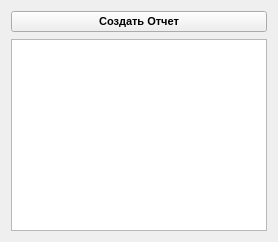
      <widget class="QWidget" name="tabReport">
       <attribute name="title">
        <string>Отчет</string>
       </attribute>
       <layout class="QHBoxLayout" name="horizontalLayout_2">
        <property name="spacing">
         <number>0</number>
        </property>
        <item>
         <widget class="QWidget" name="pageReportContainer" native="true">
          <layout class="QVBoxLayout" name="verticalLayout_7">
           <property name="spacing">
            <number>0</number>
           </property>
           <property name="leftMargin">
            <number>0</number>
           </property>
           <property name="topMargin">
            <number>0</number>
           </property>
           <property name="rightMargin">
            <number>0</number>
           </property>
           <property name="bottomMargin">
            <number>0</number>
           </property>
           <item>
            <widget class="QWidget" name="pageReportSubContainer" native="true">
             <layout class="QVBoxLayout" name="verticalLayout_41">
              <property name="spacing">
               <number>0</number>
              </property>
              <property name="leftMargin">
               <number>0</number>
              </property>
              <property name="topMargin">
               <number>0</number>
              </property>
              <property name="rightMargin">
               <number>0</number>
              </property>
              <property name="bottomMargin">
               <number>0</number>
              </property>
              <item>
               <widget class="QFrame" name="reportBody">
                <property name="frameShape">
                 <enum>QFrame::NoFrame</enum>
                </property>
                <property name="frameShadow">
                 <enum>QFrame::Raised</enum>
                </property>
                <layout class="QVBoxLayout" name="verticalLayout_42">
                 <property name="spacing">
                  <number>7</number>
                 </property>
                 <property name="leftMargin">
                  <number>0</number>
                 </property>
                 <property name="topMargin">
                  <number>0</number>
                 </property>
                 <property name="rightMargin">
                  <number>0</number>
                 </property>
                 <property name="bottomMargin">
                  <number>0</number>
                 </property>
                 <item>
                  <widget class="QPushButton" name="buttonReportCreate">
                   <property name="sizePolicy">
                    <sizepolicy hsizetype="Minimum" vsizetype="Fixed">
                     <horstretch>0</horstretch>
                     <verstretch>0</verstretch>
                    </sizepolicy>
                   </property>
                   <property name="minimumSize">
                    <size>
                     <width>0</width>
                     <height>0</height>
                    </size>
                   </property>
                   <property name="font">
                    <font>
                     <pointsize>8</pointsize>
                     <weight>75</weight>
                     <italic>false</italic>
                     <bold>true</bold>
                     <underline>false</underline>
                    </font>
                   </property>
                   <property name="toolTip">
                    <string>Кликните для создания отчета</string>
                   </property>
                   <property name="text">
                    <string>Создать Отчет</string>
                   </property>
                  </widget>
                 </item>
                 <item>
                  <widget class="QTextEdit" name="reportText">
                   <property name="font">
                    <font>
                     <italic>false</italic>
                     <underline>false</underline>
                    </font>
                   </property>
                   <property name="html">
                    <string>&lt;!DOCTYPE HTML PUBLIC &quot;-//W3C//DTD HTML 4.0//EN&quot; &quot;http://www.w3.org/TR/REC-html40/strict.dtd&quot;&gt;
&lt;html&gt;&lt;head&gt;&lt;meta name=&quot;qrichtext&quot; content=&quot;1&quot; /&gt;&lt;style type=&quot;text/css&quot;&gt;
p, li { white-space: pre-wrap; }
&lt;/style&gt;&lt;/head&gt;&lt;body style=&quot; font-family:'MS Shell Dlg 2'; font-size:7.8pt; font-weight:400; font-style:normal;&quot;&gt;
&lt;p style=&quot;-qt-paragraph-type:empty; margin-top:0px; margin-bottom:0px; margin-left:0px; margin-right:0px; -qt-block-indent:0; text-indent:0px;&quot;&gt;&lt;br /&gt;&lt;/p&gt;&lt;/body&gt;&lt;/html&gt;</string>
                   </property>
                  </widget>
                 </item>
                </layout>
               </widget>
              </item>
             </layout>
            </widget>
           </item>
          </layout>
         </widget>
        </item>
       </layout>
      </widget>
